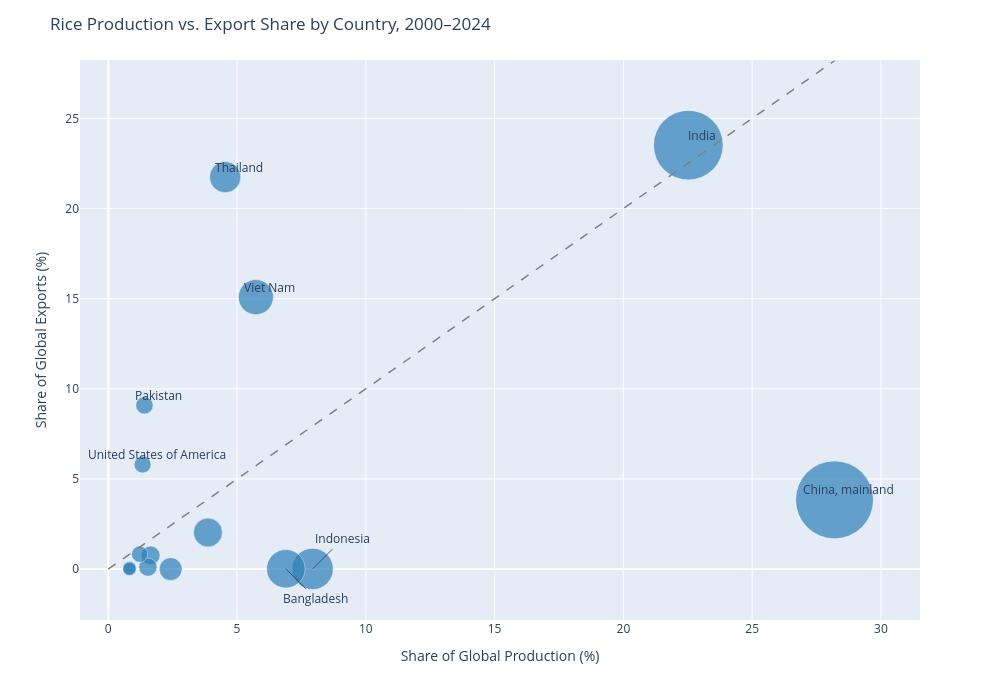

Write notebook code for a chart like this one.
### Code cell
plot_data = (
    rice_production_export
    .sort_values('production_t', ascending=False)
    .head(15)
    .copy()
)
plot_data['production_Mt'] = (plot_data['production_t'] / 1e6).round(1)   # for readable hover

fig = px.scatter(
    plot_data,
    x='pct_share_production',
    y='pct_share_export',
    size='production_t',                 # bubble size = ABSOLUTE production (tonnes)
    hover_name='Area',
    hover_data={
        'pct_share_production': ':.1f',
        'pct_share_export': ':.1f',
        'production_Mt': ':.1f',
        'production_t': False,           # hide the raw tonnes; show Mt instead
    },
    size_max=55,
    opacity=0.7,
)

fig.update_traces(marker=dict(color='#2C7FB8', line=dict(width=0.5, color='white')))
LABEL_OFFSETS = {'Indonesia': (30, 30), 'Bangladesh': (30, -30)}
for _, row in plot_data.iterrows():
    if row['pct_share_production'] >= 5 or row['pct_share_export'] >= 5:
        dx, dy = LABEL_OFFSETS.get(row['Area'], (14, 10))
        fig.add_annotation(
            x=row['pct_share_production'], y=row['pct_share_export'],
            text=row['Area'], showarrow=True, arrowwidth=0.8, arrowhead=0,
            ax=dx, ay=-dy, font=dict(size=12)
        )
# diagonal reference line
max_value = max(plot_data['pct_share_production'].max(),
                plot_data['pct_share_export'].max())
fig.add_shape(type='line', x0=0, y0=0, x1=max_value, y1=max_value,
              line=dict(dash='dash', width=1.5, color='grey'))

fig.update_layout(
    title='Rice Production vs. Export Share by Country, 2000–2024',
    xaxis_title='Share of Global Production (%)',
    yaxis_title='Share of Global Exports (%)',
    width=1000, height=700,
)

try:
    fig.write_image(f'{OUTPUT_DIR}/rice_production_vs_export.png', scale=2)
except Exception as e:
    print(f"PNG save skipped ({e}). Run: !pip install -U kaleido")
fig.show()

### Figure 1 — Plotly figure (JSON) as saved in the notebook; plotly's stock layout.template omitted (floating-point values rounded to 4 significant figures)
{"data": [{"customdata": [[4945.0, 4945000000.0], [3950.0, 3950000000.0], [1391.0, 1391000000.0], [1209.0, 1209000000.0], [1005.0, 1005000000.0], [796.1, 796100000.0], [678.7, 678700000.0], [424.9, 424900000.0], [288.1, 288100000.0], [270.1, 270100000.0], [246.4, 246400000.0], [233.7, 233700000.0], [213.6, 213600000.0], [145.4, 145400000.0], [144.1, 144100000.0]], "hovertemplate": "<b>%{hovertext}</b><br><br>pct_share_production=%{x:.1f}<br>pct_share_export=%{y:.1f}<br>production_Mt=%{customdata[0]:.1f}<extra></extra>", "hovertext": ["China, mainland", "India", "Indonesia", "Bangladesh", "Viet Nam", "Thailand", "Myanmar", "Philippines", "Brazil", "Japan", "Pakistan", "United States of America", "Cambodia", "Republic of Korea", "Nigeria"], "legendgroup": "", "marker": {"color": "#2C7FB8", "line": {"color": "white", "width": 0.5}, "opacity": 0.7, "size": [4945000000.0, 3950000000.0, 1391000000.0, 1209000000.0, 1005000000.0, 796100000.0, 678700000.0, 424900000.0, 288100000.0, 270100000.0, 246400000.0, 233700000.0, 213600000.0, 145400000.0, 144100000.0], "sizemode": "area", "sizeref": 1635000.0, "symbol": "circle"}, "mode": "markers", "name": "", "orientation": "v", "showlegend": false, "type": "scatter", "x": [28.2, 22.52, 7.934, 6.895, 5.731, 4.54, 3.87, 2.423, 1.643, 1.54, 1.405, 1.332, 1.218, 0.8294, 0.8216], "xaxis": "x", "y": [3.844, 23.52, 0.0086, 0.01769, 15.09, 21.74, 2.028, 0.0006684, 0.7567, 0.1082, 9.085, 5.8, 0.8271, 0.05823, 0.00712], "yaxis": "y"}], "layout": {"annotations": [{"arrowhead": 0, "arrowwidth": 0.8, "ax": 14, "ay": -10, "font": {"size": 12}, "showarrow": true, "text": "China, mainland", "x": 28.2, "y": 3.844}, {"arrowhead": 0, "arrowwidth": 0.8, "ax": 14, "ay": -10, "font": {"size": 12}, "showarrow": true, "text": "India", "x": 22.52, "y": 23.52}, {"arrowhead": 0, "arrowwidth": 0.8, "ax": 30, "ay": -30, "font": {"size": 12}, "showarrow": true, "text": "Indonesia", "x": 7.934, "y": 0.0086}, {"arrowhead": 0, "arrowwidth": 0.8, "ax": 30, "ay": 30, "font": {"size": 12}, "showarrow": true, "text": "Bangladesh", "x": 6.895, "y": 0.01769}, {"arrowhead": 0, "arrowwidth": 0.8, "ax": 14, "ay": -10, "font": {"size": 12}, "showarrow": true, "text": "Viet Nam", "x": 5.731, "y": 15.09}, {"arrowhead": 0, "arrowwidth": 0.8, "ax": 14, "ay": -10, "font": {"size": 12}, "showarrow": true, "text": "Thailand", "x": 4.54, "y": 21.74}, {"arrowhead": 0, "arrowwidth": 0.8, "ax": 14, "ay": -10, "font": {"size": 12}, "showarrow": true, "text": "Pakistan", "x": 1.405, "y": 9.085}, {"arrowhead": 0, "arrowwidth": 0.8, "ax": 14, "ay": -10, "font": {"size": 12}, "showarrow": true, "text": "United States of America", "x": 1.332, "y": 5.8}], "height": 700, "legend": {"itemsizing": "constant", "tracegroupgap": 0}, "margin": {"t": 60}, "shapes": [{"line": {"color": "grey", "dash": "dash", "width": 1.5}, "type": "line", "x0": 0, "x1": 28.2, "y0": 0, "y1": 28.2}], "title": {"text": "Rice Production vs. Export Share by Country, 2000–2024"}, "width": 1000, "xaxis": {"anchor": "y", "domain": [0, 1], "title": {"text": "Share of Global Production (%)"}}, "yaxis": {"anchor": "x", "domain": [0, 1], "title": {"text": "Share of Global Exports (%)"}}}}
